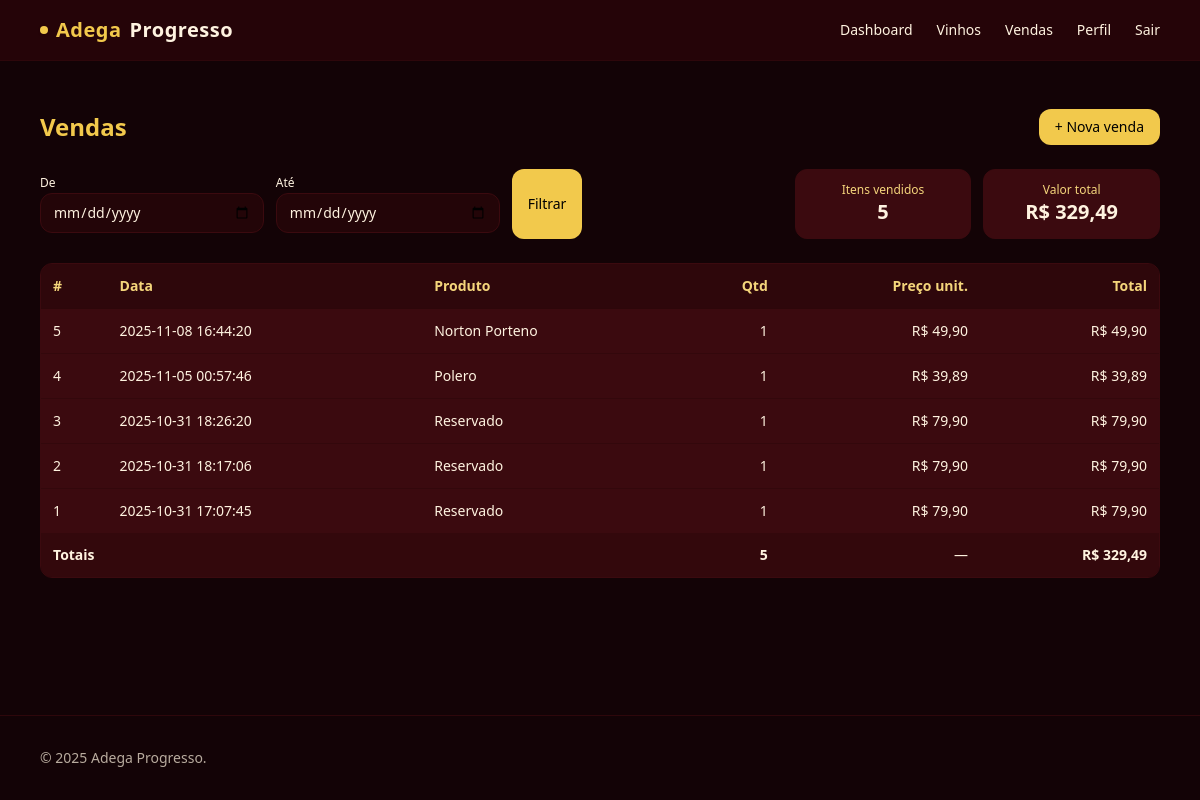
The page /vendas (signed in) on the database as committed earlier.
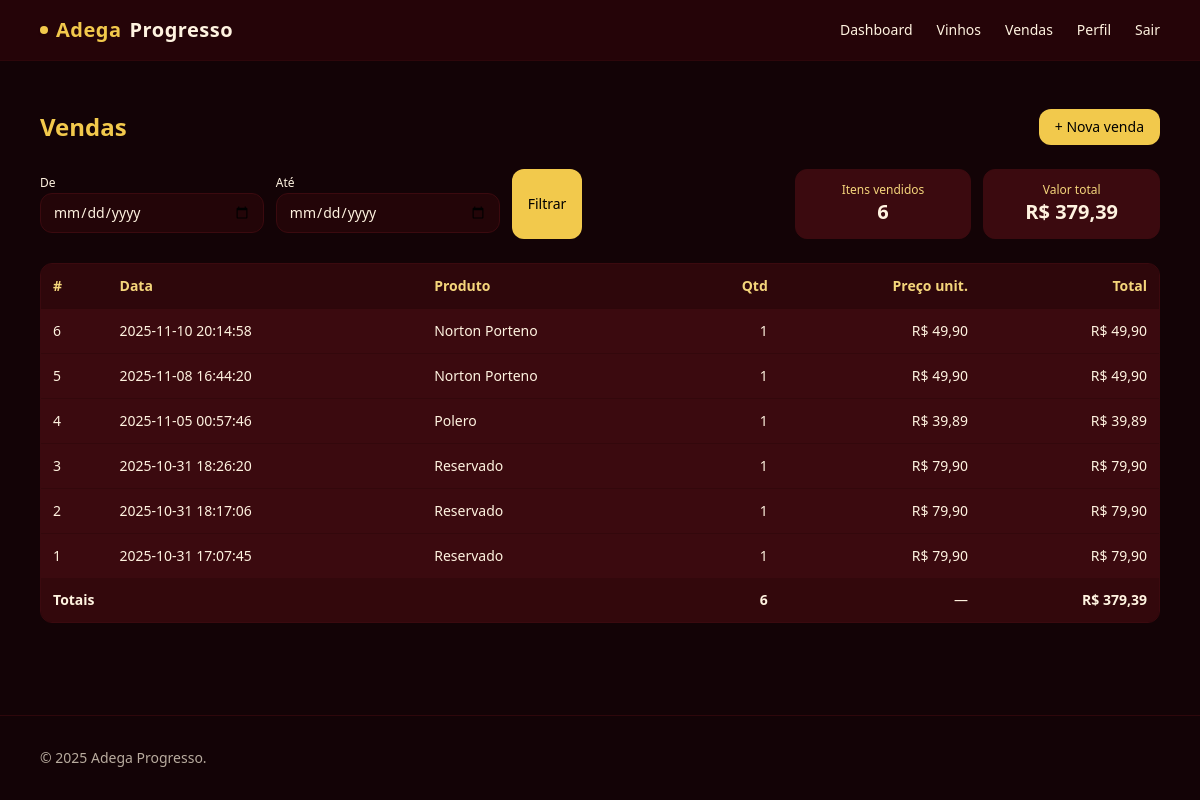
The same page on the database as committed later.
### tables this page shows
CREATE TABLE vendas(
                id INTEGER PRIMARY KEY AUTOINCREMENT,
                produto_id INTEGER NOT NULL,
                quantidade INTEGER NOT NULL,
                preco_unit REAL NOT NULL,
                total REAL NOT NULL,
                criado_em DATETIME DEFAULT CURRENT_TIMESTAMP,
                FOREIGN KEY(produto_id) REFERENCES produtos(id)
            );

CREATE TABLE produtos(
                id INTEGER PRIMARY KEY AUTOINCREMENT,
                nome TEXT NOT NULL,
                uva TEXT,
                safra TEXT,
                regiao TEXT,
                preco REAL NOT NULL DEFAULT 0,
                estoque INTEGER NOT NULL DEFAULT 0,
                descricao TEXT,
                imagem_url TEXT,
                criado_em DATETIME DEFAULT CURRENT_TIMESTAMP
            );

### app.py (the view)
@app.route("/vendas")
@login_required
def vendas_list():
    d1 = (request.args.get("d1") or "").strip()  # formato YYYY-MM-DD
    d2 = (request.args.get("d2") or "").strip()
    where = []
    params = []
    if d1:
        where.append("date(v.criado_em) >= date(?)")
        params.append(d1)
    if d2:
        where.append("date(v.criado_em) <= date(?)")
        params.append(d2)
    where_sql = (" WHERE " + " AND ".join(where)) if where else ""
    with get_conn() as conn:
        vendas = conn.execute(f"""
            SELECT v.id, v.criado_em, v.quantidade, v.preco_unit, v.total,
                   p.nome AS produto_nome
            FROM vendas v
            JOIN produtos p ON p.id = v.produto_id
            {where_sql}
            ORDER BY v.criado_em DESC, v.id DESC
        """, tuple(params)).fetchall()
        totais = conn.execute(f"""
            SELECT COALESCE(SUM(v.quantidade),0) AS itens,
                   COALESCE(SUM(v.total),0)      AS valor
            FROM vendas v
            {where_sql}
        """, tuple(params)).fetchone()
    return render_template("vendas.html", vendas=vendas, d1=d1, d2=d2, totais=totais)

### app.py (called while the page is built)
def get_conn():
    conn = sqlite3.connect(DB_PATH)
    conn.row_factory = sqlite3.Row
    return conn

def login_required(view):
    @wraps(view)
    def wrapper(*args, **kwargs):
        if "user_id" not in session:
            flash("Faça login para acessar.", "danger")
            return redirect(url_for("login"))
        return view(*args, **kwargs)
    return wrapper

### templates/vendas.html (shortened to what this page needs)
{% extends "base.html" %}
{% block content %}
<section class="max-w-6xl mx-auto px-4 py-8">
  <div class="flex items-center justify-between">
    <h1 class="text-2xl font-semibold text-gold-400">Vendas</h1>
    <a href="{{ url_for('vendas_nova') }}"
       class="px-4 py-2 rounded-xl bg-gold-400 hover:bg-gold-300 text-black text-sm font-medium transition">
      + Nova venda
    </a>
  </div>
  <form method="get" class="mt-6 grid sm:grid-cols-12 gap-3">
    <div class="sm:col-span-5 grid grid-cols-2 gap-3">
      <div>
        <label class="text-xs text-champ-50/90">De</label>
        <input type="date" name="d1" value="{{ d1 or '' }}"
               class="w-full rounded-xl border border-wine-800 bg-wine-900/60 text-champ-50 px-3 py-2 text-sm focus:border-gold-400">
      </div>
      <div>
        <label class="text-xs text-champ-50/90">Até</label>
        <input type="date" name="d2" value="{{ d2 or '' }}"
               class="w-full rounded-xl border border-wine-800 bg-wine-900/60 text-champ-50 px-3 py-2 text-sm focus:border-gold-400">
      </div>
    </div>
    <div class="sm:col-span-3 flex gap-2">
      <button class="px-4 py-2 rounded-xl bg-gold-400 hover:bg-gold-300 text-black text-sm font-medium transition">Filtrar</button>
    </div>
    <div class="sm:col-span-4 grid grid-cols-2 gap-3">
      <div class="rounded-xl border border-wine-800 bg-wine-800 text-champ-50 p-3 text-center">
        <div class="text-xs text-gold-300/95">Itens vendidos</div>
        <div class="text-xl font-semibold text-champ-50">{{ totais['itens'] or 0 }}</div>
      </div>
      <div class="rounded-xl border border-wine-800 bg-wine-800 text-champ-50 p-3 text-center">
        <div class="text-xs text-gold-300/95">Valor total</div>
        <div class="text-xl font-semibold text-champ-50">
          {% set v = ("%0.2f"|format(totais['valor'] or 0)).replace('.', ',') %}
          R$ {{ v }}
        </div>
      </div>
    </div>
  </form>
  {% if vendas %}
  <div class="mt-6 overflow-x-auto rounded-xl border border-wine-800">
    <table class="min-w-full text-sm bg-wine-800 text-champ-50">
      <thead class="bg-wine-900 text-gold-300/95">
        <tr>
          <th class="text-left p-3">#</th>
          <th class="text-left p-3">Data</th>
          <th class="text-left p-3">Produto</th>
          <th class="text-right p-3">Qtd</th>
          <th class="text-right p-3">Preço unit.</th>
          <th class="text-right p-3">Total</th>
        </tr>
      </thead>
      <tbody>
        {% for v in vendas %}
        <tr class="border-t border-wine-900/60">
          <td class="p-3">{{ v['id'] }}</td>
          <td class="p-3">{{ v['criado_em'] }}</td>
          <td class="p-3">{{ v['produto_nome'] }}</td>
          <td class="p-3 text-right">{{ v['quantidade'] }}</td>
          <td class="p-3 text-right">
            {% set pu = ("%0.2f"|format(v['preco_unit'] or 0)).replace('.', ',') %} R$ {{ pu }}
          </td>
          <td class="p-3 text-right">
            {% set tt = ("%0.2f"|format(v['total'] or 0)).replace('.', ',') %} R$ {{ tt }}
          </td>
        </tr>
        {% endfor %}
      </tbody>
      <tfoot class="bg-wine-900/60">
        <tr>
          <td class="p-3" colspan="3"><strong class="text-champ-50">Totais</strong></td>
          <td class="p-3 text-right"><strong class="text-champ-50">{{ totais['itens'] or 0 }}</strong></td>
          <td class="p-3 text-right">—</td>
          <td class="p-3 text-right">
            <strong class="text-champ-50">
              {% set v = ("%0.2f"|format(totais['valor'] or 0)).replace('.', ',') %} R$ {{ v }}
            </strong>
          </td>
        </tr>
      </tfoot>
    </table>
  </div>
  {% else %}
    <p class="mt-6 text-champ-50/80">Nenhuma venda no período selecionado.</p>
  {% endif %}
</section>
{% endblock %}

### templates/base.html (shortened to what this page needs)
<!doctype html>
<html lang="pt-br">
<head>
  <script src="https://cdn.tailwindcss.com"></script>
</head>
<body class="bg-wine-950 text-champ-100 min-h-screen flex flex-col">
  <header class="border-b border-wine-900 bg-wine-900/70 backdrop-blur">
    <div class="max-w-6xl mx-auto px-4 py-4 flex items-center justify-between">
      <a href="{{ url_for('dashboard') if session.get('user_id') else url_for('login') }}"
         class="text-lg md:text-xl font-semibold tracking-wide flex items-center gap-2">
        <span class="inline-block h-2 w-2 rounded-full bg-gold-400 shadow"></span>
        <span class="text-gold-400">Adega</span> Progresso
      </a>
      <nav class="hidden md:flex items-center gap-6 text-sm">
        {% if session.get('user_id') %}
          <a href="{{ url_for('dashboard') }}" class="hover:text-gold-400 transition">Dashboard</a>
          <a href="{{ url_for('produtos_list') }}" class="hover:text-gold-400 transition">Vinhos</a>
          <a href="{{ url_for('vendas_list') }}" class="hover:text-gold-400 transition">Vendas</a>
          <a href="{{ url_for('perfil') }}" class="hover:text-gold-400 transition">Perfil</a>
          <a href="{{ url_for('logout') }}" class="hover:text-gold-400 transition">Sair</a>
        {% else %}
          <a href="{{ url_for('login') }}" class="hover:text-gold-400 transition">Login</a>
          <a href="{{ url_for('registrar') }}" class="hover:text-gold-400 transition">Cadastro</a>
        {% endif %}
      </nav>
    </div>
  </header>
  <main class="flex-1">
    {% block content %}{% endblock %}
  </main>
  <footer class="border-t border-wine-900 mt-10">
    <div class="max-w-6xl mx-auto px-4 py-8 text-sm text-champ-100/70">
      © 2025 Adega Progresso.
    </div>
  </footer>
</body>
</html>

Rows that differ between the two databases and show on the page:
added vendas: id "6", criado_em "2025-11-10 20:14:58", produto_nome "Norton Porteno", quantidade "1", pu "49,90", tt "49,90"
Other text that changed with them:
{{ totais['itens'] or 0 }}: "5" → "6"
{{ v }}: "329,49" → "379,39"
